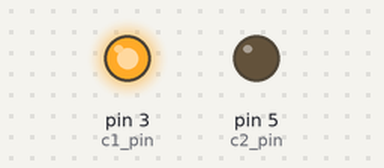
Recording of a sketch running on a simulated Arduino Uno, built with avr-gcc and run on an emulated ATmega328P. On the bench: output pins drawn as LEDs (lit = HIGH).

Above: at 0.5 s.
At 2.7 s:
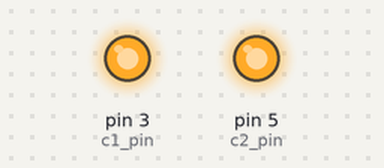
At 5.0 s:
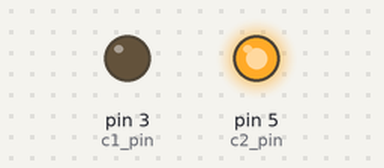
Timing chart, 0 to 6.9 s (numbered marks = the images above):
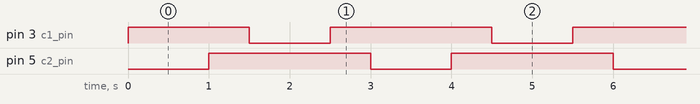

Measured:
- by itself, pin 3 (c1_pin): repeats every 3.0 s: LOW 1.0 s, HIGH 2.0 s
- by itself, pin 5 (c2_pin): alternates HIGH for 2.0 s and LOW for 1.0 s
- by itself, everything shown: repeats every 3.0 s, in 4 steps

The sketch:

main.ino
```cpp
int c1_pin = 3;
int c2_pin = 5;

void setup() {
  pinMode(c1_pin, OUTPUT);
  pinMode(c2_pin, OUTPUT);
}

void loop() {
  // (H, L)
  digitalWrite(c1_pin, HIGH);
  digitalWrite(c2_pin, LOW);
  delay(1000);
  // (H, H)
  digitalWrite(c2_pin, HIGH);
  delay(500);
  // (L, H)
  digitalWrite(c1_pin, LOW);
  delay(1000);
  // (H, H)
  digitalWrite(c1_pin, HIGH);
  delay(500);
}
```
